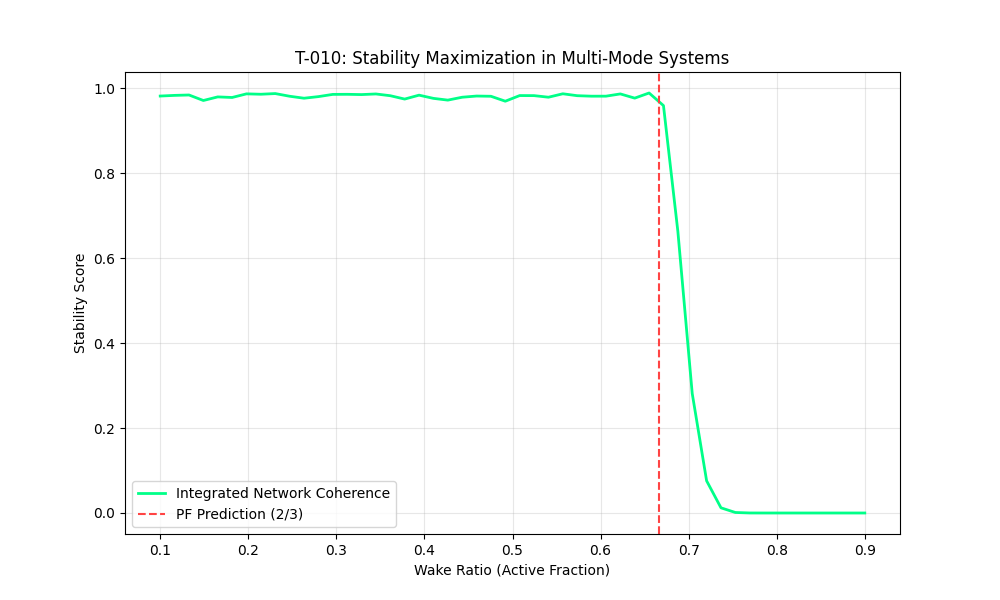

Write Python code to recreate this figure.
import numpy as np
import matplotlib.pyplot as plt
from scipy.signal import hilbert

def run_sleep_simulation(wake_ratio, steps=2000, N=50):
    """
    Simulates a network of Kuramoto oscillators undergoing a wake/sleep cycle.
    
    Weights (Axiom 3 / T-002):
    - Wake: K = 2.0 (High interaction, external driving)
    - Sleep: K = 1.0 (Low interaction, internal reconciliation)
    """
    dt = 0.05
    phases = np.random.uniform(0, 2*np.pi, N)
    omega = np.random.normal(1.0, 0.1, N) # Intrinsic frequencies
    
    wake_steps = int(steps * wake_ratio)
    sleep_steps = steps - wake_steps
    
    coherence_history = []
    
    # 1. Wake Phase
    K = 2.0
    forcing = 0.5 * np.sin(np.arange(wake_steps) * dt * 1.5) # External signal
    fatigue = 0.0
    for i in range(wake_steps):
        avg_phase = np.angle(np.mean(np.exp(1j * phases)))
        order_param = np.abs(np.mean(np.exp(1j * phases)))
        
        # In wake, we accumulate phase fatigue (noise) at weight 1.0
        fatigue += 1.0 / steps
        
        d_phase = omega + K * order_param * np.sin(avg_phase - phases) + forcing[i]
        phases = (phases + d_phase * dt) % (2*np.pi)
        coherence_history.append(order_param)
        
    # 2. Sleep Phase
    K = 1.0
    for i in range(sleep_steps):
        avg_phase = np.angle(np.mean(np.exp(1j * phases)))
        order_param = np.abs(np.mean(np.exp(1j * phases)))
        
        # In sleep, we dissipate fatigue at weight 2.0 (high-efficiency reconstruction)
        fatigue = max(0, fatigue - 2.0 / steps)
        
        d_phase = omega + K * order_param * np.sin(avg_phase - phases)
        phases = (phases + d_phase * dt) % (2*np.pi)
        coherence_history.append(order_param)
        
    # Stability Metric: System Coherence * exp(-Fatigue^2)
    # If fatigue isn't cleared, stability collapses.
    return np.mean(coherence_history) * np.exp(-(fatigue * 10.0)**2)

def main():
    print("=======================================================")
    print("  EXPERIMENT 5: BIOLOGICAL COHERENCE NETWORK")
    print("  Testing the 2/3 Wake Ratio in a Dynamic Network")
    print("=======================================================\n")

    ratios = np.linspace(0.1, 0.9, 50)
    stability_scores = []
    
    print("Scanning wake ratios...")
    for r in ratios:
        score = run_sleep_simulation(r)
        stability_scores.append(score)
        
    optimal_r = ratios[np.argmax(stability_scores)]
    
    print(f"\nOptimal Wake Ratio: {optimal_r:.4f}")
    print(f"PF Prediction      : 0.6667")
    print(f"Error              : {abs(optimal_r - 0.6667)/0.6667*100:.2f}%")
    
    plt.figure(figsize=(10, 6))
    plt.plot(ratios, stability_scores, color='#00ff88', lw=2, label='Integrated Network Coherence')
    plt.axvline(x=0.6667, color='#ff4444', ls='--', label='PF Prediction (2/3)')
    plt.title('T-010: Stability Maximization in Multi-Mode Systems')
    plt.xlabel('Wake Ratio (Active Fraction)')
    plt.ylabel('Stability Score')
    plt.legend()
    plt.grid(True, alpha=0.3)
    plt.savefig('sandbox/sleep_coherence_net.png')
    print("\nResult saved: sandbox/sleep_coherence_net.png")

if __name__ == "__main__":
    main()
